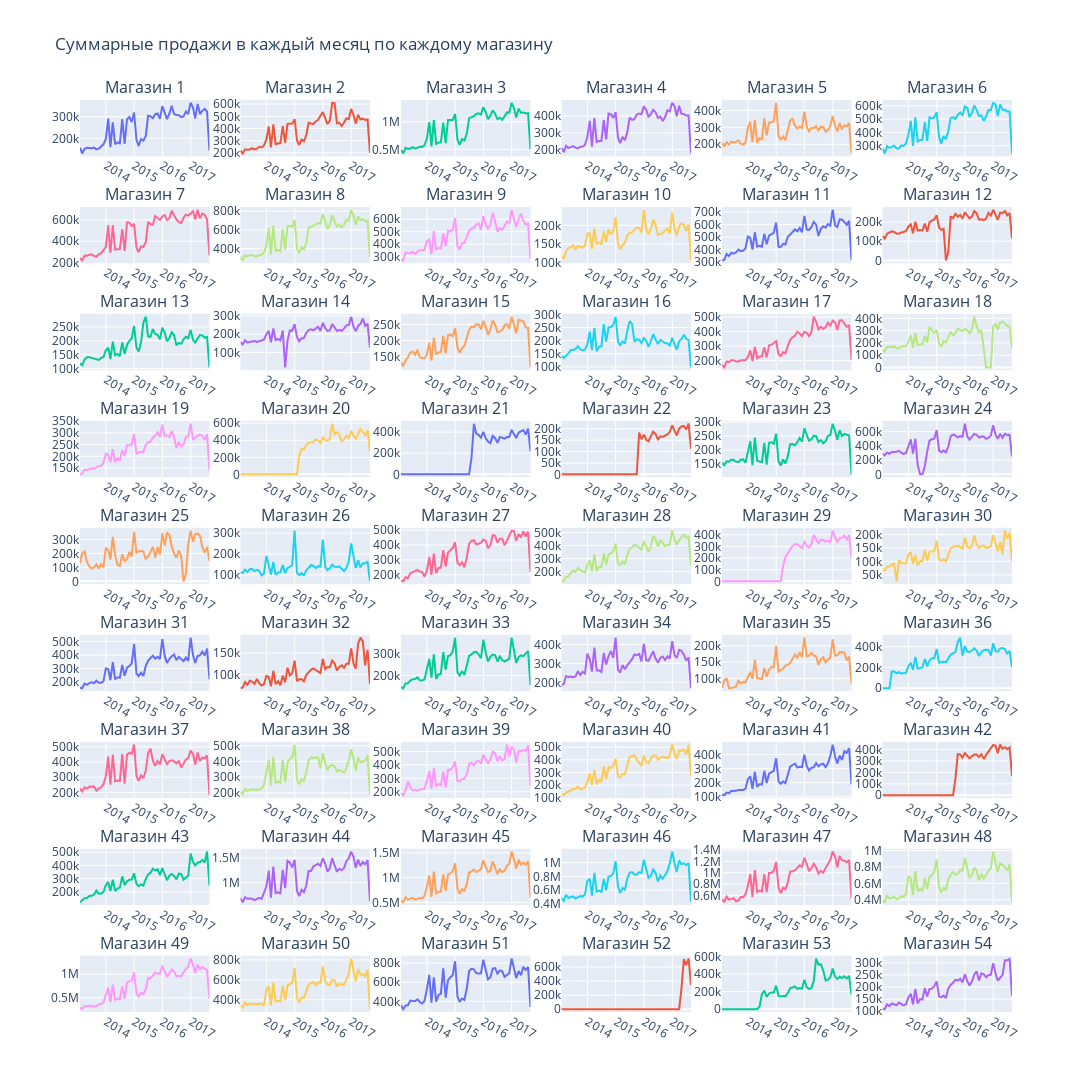

Notebook source saved alongside this figure:
### Markdown cell above
Построим графики с суммарными ежемесячными продажами в каждом магазине.

### Code cell
grouped = pd.DataFrame(df.set_index('date').groupby('store_nbr').sales.resample('M').sum())
grouped = grouped.reset_index()

ncols=6
nrows=9
store=1

subplot_titles = []
for store_nbr in range(1, 55):
    subplot_titles.append('Магазин ' + str(store_nbr))

fig = make_subplots(
    rows=nrows,
    cols=ncols,
    subplot_titles=subplot_titles)

for row in range(1, nrows+1):
    for col in range(1, ncols+1):
        if store <= 55:
            temp = grouped[grouped.store_nbr==store]
            fig.add_trace(go.Scatter(x=temp['date'], y=temp['sales']), row=row, col=col)
            store+=1
            
fig.update_layout(height=1200, width=1400, title_text='Суммарные продажи в каждый месяц по каждому магазину', showlegend=False)
fig.show()
